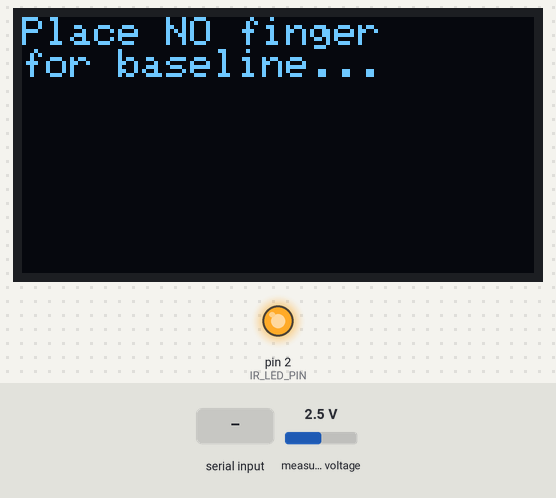
The sketch below on a simulated Arduino Uno, built with avr-gcc and run on an emulated ATmega328P. On the bench: 128×64 one-colour display, output pins drawn as LEDs (lit = HIGH). Inputs (shaded band) come from the test bench; at power-on: measured voltage 2.5 V. What the sketch prints to the serial monitor is not drawn.

Above: at 6.0 s.
6.1 s: "M" received over Serial
At 7.1 s:
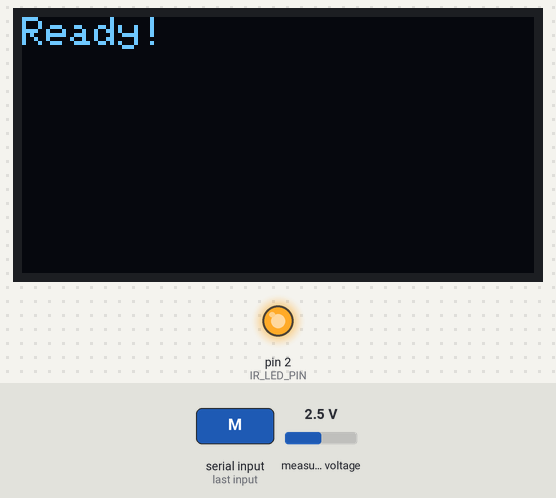
At 14.7 s:
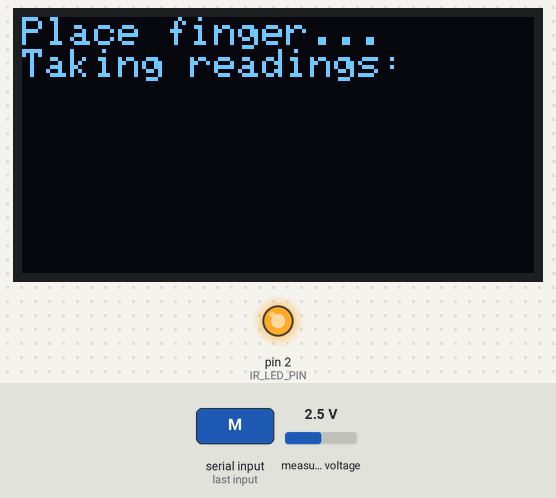
Timing chart, 0 to 16.2 s (numbered marks = the images above; inputs shaded):
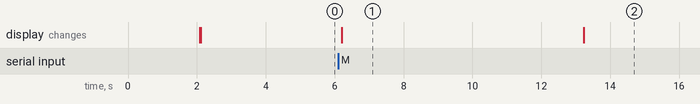

The sketch:

Glucometer_Code.ino
```cpp
#include <Wire.h>
#include <Adafruit_GFX.h>
#include <Adafruit_SSD1306.h>
#include <Adafruit_ADS1X15.h>
#include <math.h>

// OLED Display parameters
#define SCREEN_WIDTH 128
#define SCREEN_HEIGHT 64
#define OLED_RESET -1
#define SCREEN_ADDRESS 0x3C

Adafruit_SSD1306 display(SCREEN_WIDTH, SCREEN_HEIGHT, &Wire, OLED_RESET);
Adafruit_ADS1115 ads;

// IR LED pin
const int IR_LED_PIN = 2;

// --- POLYNOMIAL REGRESSION FORMULAS ---
const float male_a = 5190.7;
const float male_b = -1872.4;
const float male_c = 267.32;

const float female_a = 1547.4;
const float female_b = -912.49;
const float female_c = 226.49;

// Baseline reading without a finger
int16_t baselineRawValue = 0;

enum Gender { NONE, MALE, FEMALE };
Gender userGender = NONE;

// Clustering and Averaging parameters
const int numReadings = 30;
float readings[numReadings];

void setup() {
  Serial.begin(115200);

  // Initialize IR LED pin and turn it on
  pinMode(IR_LED_PIN, OUTPUT);
  digitalWrite(IR_LED_PIN, HIGH);

  // Initialize OLED display
  if (!display.begin(SSD1306_SWITCHCAPVCC, SCREEN_ADDRESS)) {
    Serial.println(F("SSD1306 allocation failed"));
    for (;;);
  }
  display.clearDisplay();
  display.setTextSize(1);
  display.setTextColor(WHITE);
  display.setCursor(0, 0);
  display.println("Glucometer");
  display.display();
  delay(2000);

  // Initialize ADS1115
  ads.begin();


  // Step 1: Ask for gender input via Serial Monitor
  display.clearDisplay();
  display.setCursor(0, 0);
  display.println("Select Gender");
  display.println("M or F");
  display.display();
  display.clearDisplay();
  display.setCursor(0, 0);
  display.println("Place NO finger");
  display.println("for baseline...");
  display.display();
  delay(3000);

  baselineRawValue = ads.readADC_SingleEnded(0);
  Serial.print("Baseline Raw Value: ");
  Serial.println(baselineRawValue);

  Serial.println("\n----------------------------");
  Serial.println("Enter 'M' for Male or 'F' for Female:");
  while (userGender == NONE) {
    if (Serial.available() > 0) {
      char genderInput = Serial.read();
      if (genderInput == 'M' || genderInput == 'm') {
        userGender = MALE;
        Serial.println("Male selected. Starting...");
      } else if (genderInput == 'F' || genderInput == 'f') {
        userGender = FEMALE;
        Serial.println("Female selected. Starting...");
      }
      // Consume any remaining characters in the buffer to avoid issues
      while (Serial.available()) {
        Serial.read();
      }
    }
    delay(50);
  }

  // Once a gender is selected, proceed with baseline measurement


  display.clearDisplay();
  display.setCursor(0, 0);
  display.println("Ready!");
  display.display();
  delay(7000);
}

void loop() {
  // Step 1: Instruct user to place finger and take 30 readings
  display.clearDisplay();
  display.setTextSize(1);
  display.setCursor(0, 0);
  display.println("Place finger...");
  display.println("Taking readings:");
  display.display();
  delay(5000);

  for (int i = 0; i < numReadings; i++) {
    // Read sensor value
    int16_t fingerRawValue = ads.readADC_SingleEnded(0);

    // Calculate Absorbance (x_val)
    float absorbance = 0;
    if (fingerRawValue > 0) {
      absorbance = log10((float)baselineRawValue / fingerRawValue);
    }

    // Calculate glucose
    float glucose_mgdl;
    if (userGender == MALE) {
      glucose_mgdl = (male_a * pow(absorbance, 2)) + (male_b * absorbance) + male_c;
    } else {
      glucose_mgdl = (female_a * pow(absorbance, 2)) + (female_b * absorbance) + female_c;
    }

    readings[i] = glucose_mgdl;

    // Print to serial for monitoring the process
    Serial.print("Reading ");
    Serial.print(i + 1);
    Serial.print(": ");
    Serial.println(glucose_mgdl);

    delay(200); // Wait between readings
  }

  // Step 2: Simplified K-Means Clustering and Averaging
  // Find the min and max to determine cluster centroids
  float minValue = readings[0];
  float maxValue = readings[0];
  for (int i = 1; i < numReadings; i++) {
    if (readings[i] < minValue) {
      minValue = readings[i];
    }
    if (readings[i] > maxValue) {
      maxValue = readings[i];
    }
  }

  // Initialize two centroids
  float centroid1 = minValue;
  float centroid2 = maxValue;

  // Declare sum and count variables here, outside the inner loop
  float sum1 = 0, count1 = 0;
  float sum2 = 0, count2 = 0;

  // Re-assign points to clusters and recalculate centroids
  for (int iter = 0; iter < 5; iter++) { // 5 iterations for convergence
    sum1 = 0;
    count1 = 0;
    sum2 = 0;
    count2 = 0;

    for (int i = 0; i < numReadings; i++) {
      if (abs(readings[i] - centroid1) < abs(readings[i] - centroid2)) {
        sum1 += readings[i];
        count1++;
      } else {
        sum2 += readings[i];
        count2++;
      }
    }

    if (count1 > 0) centroid1 = sum1 / count1;
    if (count2 > 0) centroid2 = sum2 / count2;
  }

  // Find the largest cluster and get its average
  float finalAverage;
  if (count1 > count2) {
    finalAverage = centroid1;
  } else {
    finalAverage = centroid2;
  }

  // Step 3: Display the final result
  display.clearDisplay();
  display.setTextSize(1);
  display.setTextColor(WHITE);
  display.setCursor(0, 0);
  display.println("Gender:");
  display.setCursor(50, 0);
  if (userGender == MALE) {
    display.println("MALE");
  } else {
    display.println("FEMALE");
  }

  display.setCursor(0, 20);
  display.println("Final Reading:");
  display.setCursor(0, 40);
  display.setTextSize( 1);
  display.print(finalAverage);
  display.println(" mg/dL");
  display.display();

  Serial.print("\nFinal Average Glucose: ");
  Serial.print(finalAverage);
  Serial.println(" mg/dL");

  delay(10000); // Wait for 1 minute before restarting
}
```

Measured:
- after the input at 6.1 s, the display: changes after 0.10 s (image 1)
- what the display in image 1 shows lasts 7.0 s, from 6.2 s to 13.2 s
